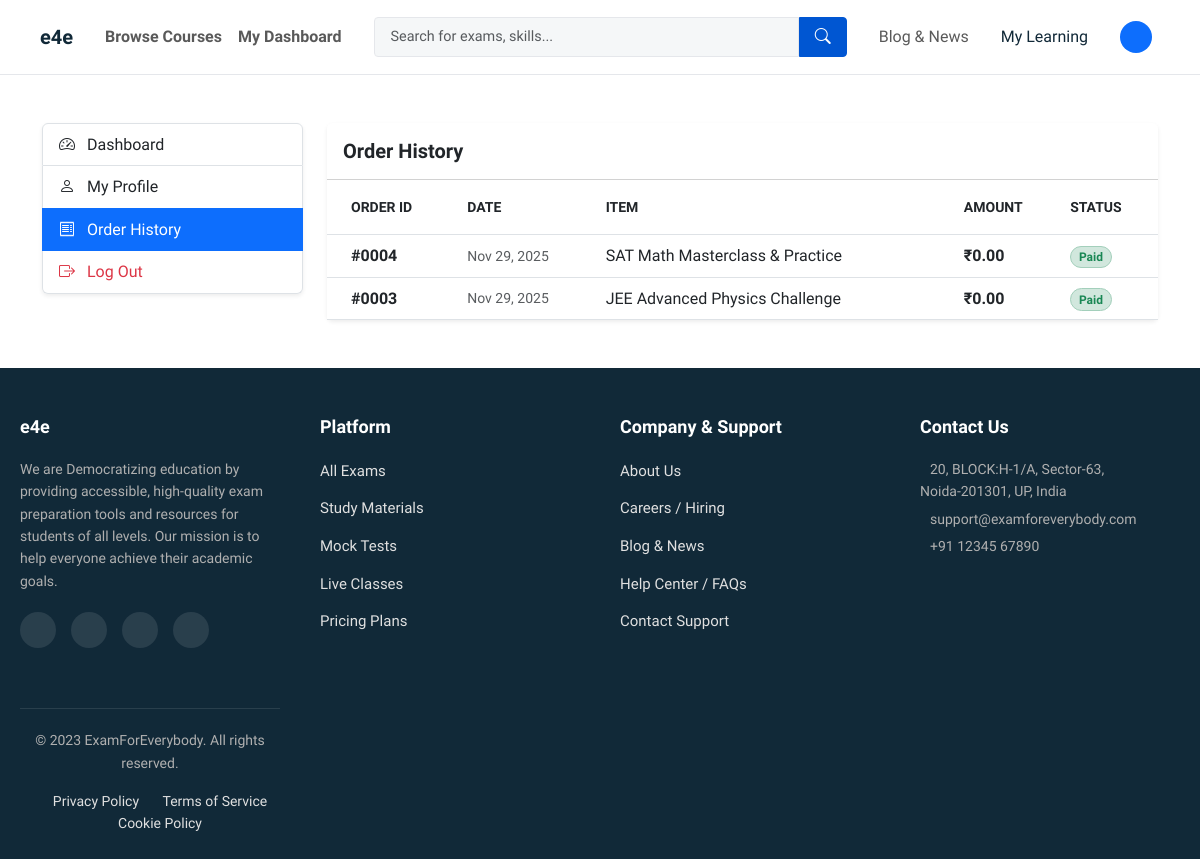
The page /billing/history/ (signed in) on the database as committed earlier.
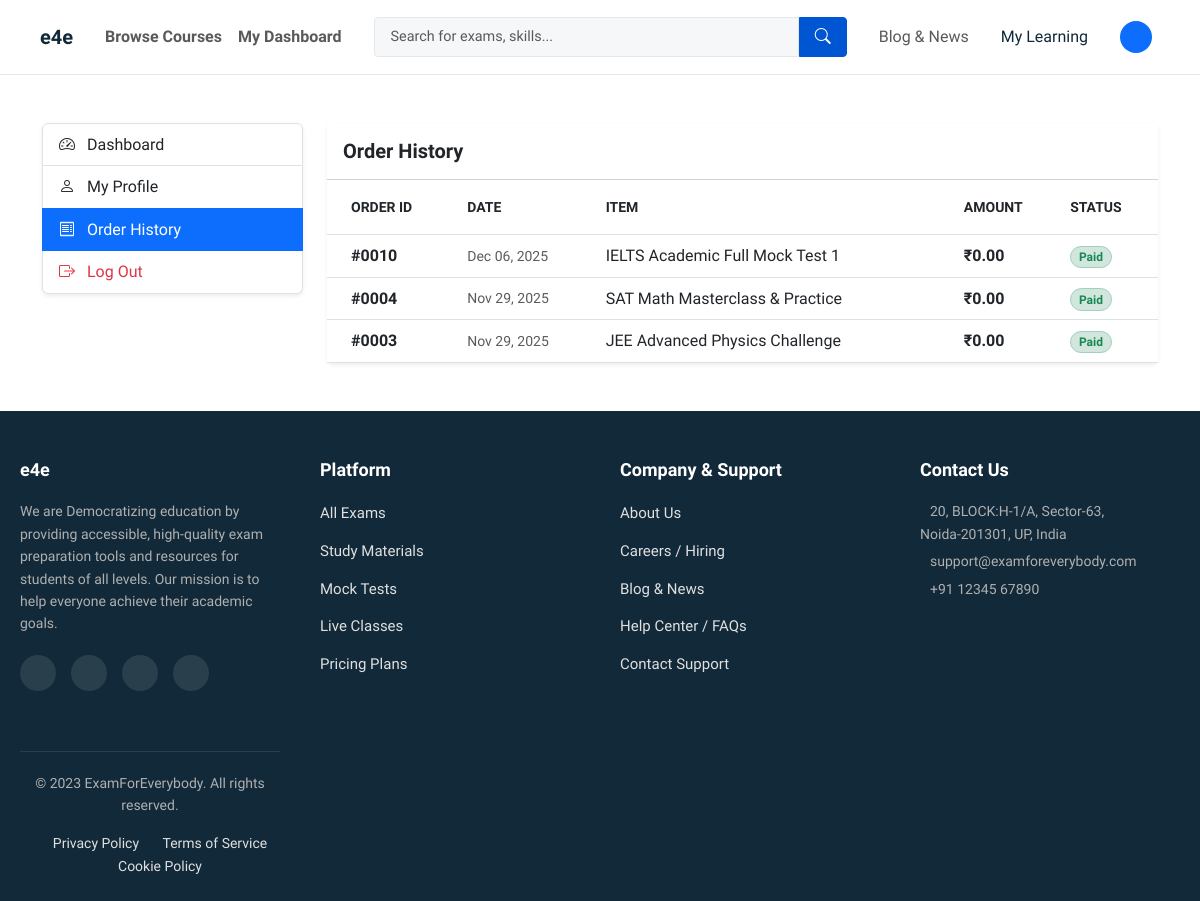
The same page on the database as committed later.
### billing/models.py (models this page shows, shortened)
class Order(TimeStampedModel):
    class OrderStatus(models.TextChoices):
        PENDING = 'PENDING', _('Pending')
        PAID = 'PAID', _('Paid')
        FAILED = 'FAILED', _('Failed')
        REFUNDED = 'REFUNDED', _('Refunded')
    user = models.ForeignKey(settings.AUTH_USER_MODEL, on_delete=models.CASCADE, related_name='orders')
    total_amount = models.DecimalField(max_digits=10, decimal_places=2)
    status = models.CharField(max_length=20, choices=OrderStatus.choices, default=OrderStatus.PENDING)
    payment_method = models.CharField(max_length=50, default='STRIPE', help_text="STRIPE, PAYPAL, etc.")
    transaction_id = models.CharField(max_length=100, blank=True, help_text="ID from Stripe/PayPal")

class OrderItem(TimeStampedModel):
    order = models.ForeignKey(Order, on_delete=models.CASCADE, related_name='items')
    item = models.ForeignKey(MarketplaceItem, on_delete=models.SET_NULL, null=True)
    price_at_purchase = models.DecimalField(max_digits=10, decimal_places=2)

### marketplace/models.py (models this page shows, shortened)
class MarketplaceItem(TimeStampedModel):
    class ItemType(models.TextChoices):
        MOCK_TEST = 'MOCK_TEST', _('Mock Test')
        WORKSHOP = 'WORKSHOP', _('Workshop')
        VIDEO_COURSE = 'VIDEO_COURSE', _('Video Course')
        NOTE = 'NOTE', _('Note')
    title = models.CharField(_("Title"), max_length=255)
    description = models.TextField(_("Description"), blank=True)
    slug = models.SlugField(unique=True, max_length=255, help_text=_("URL friendly name"))
    item_type = models.CharField(max_length=20, choices=ItemType.choices)
    price = models.DecimalField(max_digits=10, decimal_places=2, default=0.00)
    thumbnail_image = models.ImageField(upload_to='thumbnails/items/', blank=True, null=True)
    categories = models.ManyToManyField(Category, related_name='items', blank=True)
    is_active = models.BooleanField(default=False, help_text=_("Is this item listed for sale?"))

### billing/views.py (the view)
# urls.py: path('history/', views.order_history, name='order_history'),
@login_required
def order_history(request):
    orders = Order.objects.filter(user=request.user).order_by('-created').prefetch_related('items__item')
    return render(request, 'billing/order_history.html', {'orders': orders})

### core/context_processors.py (called while the page is built)
def global_categories(request):
    return {
        'PAYMENTS_ACTIVE': settings.PAYMENTS_ACTIVE,
        'navbar_categories': Category.objects.filter(parent_category__isnull=True).prefetch_related('children')
    }

### templates/billing/order_history.html (shortened to what this page needs)
{% extends 'base.html' %}
{% load static %}
{% block content %}
<div class="container py-5">
    <div class="row">
        <div class="col-md-3 mb-4">
            <div class="list-group shadow-sm">
                <a href="{% url 'dashboard' %}" class="list-group-item list-group-item-action">
                    <i class="bi bi-speedometer2 me-2"></i> Dashboard
                </a>
                <a href="{% url 'profile' %}" class="list-group-item list-group-item-action">
                    <i class="bi bi-person me-2"></i> My Profile
                </a>
                <a href="{% url 'order_history' %}" class="list-group-item list-group-item-action active">
                    <i class="bi bi-receipt me-2"></i> Order History
                </a>
                <a href="{% url 'logout' %}" class="list-group-item list-group-item-action text-danger">
                    <i class="bi bi-box-arrow-right me-2"></i> Log Out
                </a>
            </div>
        </div>
        <div class="col-md-9">
            <div class="card border-0 shadow-sm">
                <div class="card-header bg-white py-3">
                    <h5 class="mb-0 fw-bold">Order History</h5>
                </div>
                <div class="card-body p-0">
                    {% if orders %}
                        <div class="table-responsive">
                            <table class="table table-hover align-middle mb-0">
                                <thead class="bg-light text-uppercase small text-muted">
                                    <tr>
                                        <th class="ps-4 py-3">Order ID</th>
                                        <th class="py-3">Date</th>
                                        <th class="py-3">Item</th>
                                        <th class="py-3">Amount</th>
                                        <th class="py-3">Status</th>
                                    </tr>
                                </thead>
                                <tbody>
                                    {% for order in orders %}
                                    <tr>
                                        <td class="ps-4 fw-bold">#{{ order.id|stringformat:"04d" }}</td>
                                        <td class="text-muted small">{{ order.created|date:"M d, Y" }}</td>
                                        <td>
                                            {% for line_item in order.items.all %}
                                                <div class="d-flex align-items-center">
                                                    <span class="text-dark">{{ line_item.item.title }}</span>
                                                </div>
                                            {% endfor %}
                                        </td>
                                        <td class="fw-bold">₹{{ order.total_amount }}</td>
                                        <td>
                                            {% if order.status == 'PAID' %}
                                                <span class="badge bg-success-subtle text-success border border-success-subtle rounded-pill">Paid</span>
                                            {% elif order.status == 'PENDING' %}
                                                <span class="badge bg-warning-subtle text-warning border border-warning-subtle rounded-pill">Pending</span>
                                            {% else %}
                                                <span class="badge bg-secondary-subtle text-secondary border border-secondary-subtle rounded-pill">{{ order.status }}</span>
                                            {% endif %}
                                        </td>
                                    </tr>
                                    {% endfor %}
                                </tbody>
                            </table>
                        </div>
                    {% endif %}
                </div>
            </div>
        </div>
    </div>
</div>
{% endblock %}

Rows that differ between the two databases and show on the page:
added Order: id "0010", created "Dec 06, 2025", total_amount "0.00", status "Paid"
added OrderItem: item "IELTS Academic Full Mock Test 1", shown under "0010"
